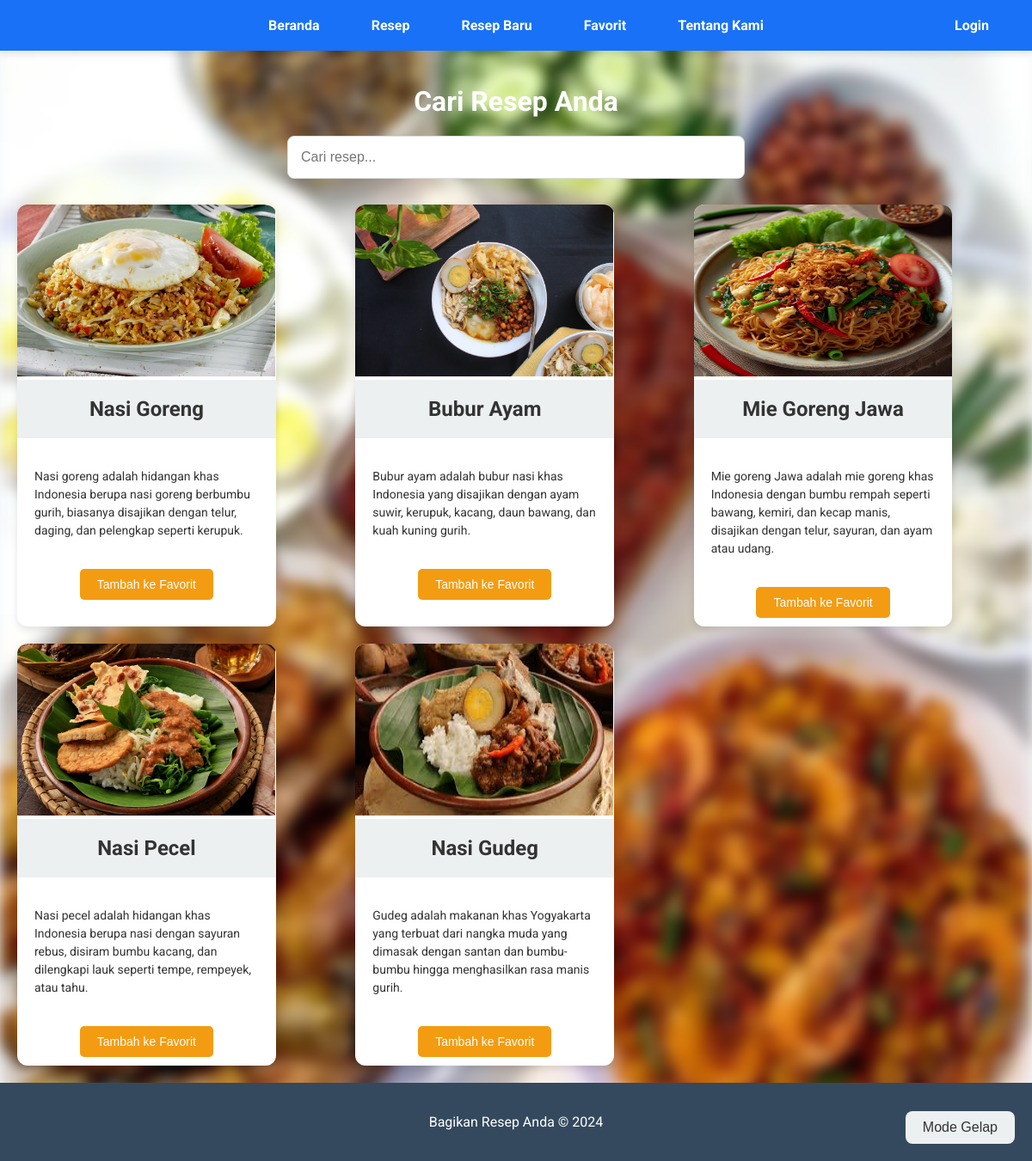
The app's page /resep.php with its own data.
### tables this page shows
CREATE TABLE `resep` (
  `id_resep` int(11) NOT NULL,
  `judul_resep` varchar(255) NOT NULL,
  `deskripsi_resep` varchar(255) NOT NULL,
  `bahan_resep` text NOT NULL,
  `cara_resep` text NOT NULL,
  `gambar_resep` varchar(255) NOT NULL
);

### resep.php (the view, shortened to what this page needs)
<?php
require 'config.php';
?>
<!DOCTYPE html>
<html lang="id">
<head>
</head>
<body>
    <div class="navbar">
        <a href="index.php">Beranda</a>
        <a href="resep.php">Resep</a>
        <a href="tambahkan resep.php">Resep Baru</a>
        <a href="favorit.php">Favorit</a>
        <a href="#">Tentang Kami</a>
        <?php
        if (isset($_SESSION['login'])) {
            echo '<a href="logout.php" class="login">Log Out</a>';
        } else {
            echo '<a href="login.php" class="login">Login</a>';
        }
        ?>
    </div>
    <div class="container">
        <h1>Cari Resep Anda</h1>
        <div class="search-bar">
            <input id="searchInput" type="text" placeholder="Cari resep...">
        </div>
        <div id="recipeList" class="recipe-list">
            <?php
            $sql = "SELECT * FROM resep";
            $result = mysqli_query($conn, $sql);
            if ($result -> num_rows > 0) {
                while ($row = $result -> fetch_assoc()) {
            ?>
            <div class="recipe-card">
                <img src="<?= $row['gambar_resep'] ?>" style="width:300px;height:200px" alt="Resep 1">
                <h3><a href="detail-resep.php?id_resep=<?= $row['id_resep'] ?>"><?= $row['judul_resep'] ?></a></h3>
                <p><?= $row['deskripsi_resep'] ?></p>
                <form method="post" action="">
                    <button type="submit" class="favorite-button">Tambah ke Favorit</button>
                </form>
            </div>
            <?php
                }
            }
            ?>
        </div>
    </div>
    <footer>
        <p>Bagikan Resep Anda &copy; 2024</p>
    </footer>
    <button class="dark-mode-toggle" onclick="toggleDarkMode()">Mode Gelap</button>
</body>
</html>

### resep.php (style rules this page uses)
body { font-family: 'Roboto', sans-serif; margin: 0; padding: 0; background-color: #f5f7fa; color: #333; transition: background-color 0.3s ease, color 0.3s ease; }
h1 { text-align: center; color:rgb(255, 255, 255); margin-top: 20px; }
.container { max-width: 1200px; margin: 0 auto; padding: 20px; }
.navbar { background: linear-gradient(135deg, rgb(24, 113, 247), rgb(24, 113, 247)); padding: 10px 20px; display: flex; justify-content: center; align-items: center; box-shadow: 0 4px 8px rgba(0, 0, 0, 0.1); }
.navbar a { color: white; text-decoration: none; margin: 0 15px; font-weight: bold; font-size: 16px; padding: 10px 15px; border-radius: 5px; transition: background-color 0.3s ease, color 0.3s ease; }
.navbar .login { position: absolute; right: 20px; top: 10px; }
.search-bar { display: flex; justify-content: center; margin-bottom: 30px; }
.search-bar input { width: 80%; max-width: 500px; padding: 15px; font-size: 16px; border: 1px solid #ddd; border-radius: 8px; }
.recipe-list { display: grid; grid-template-columns: repeat(auto-fit, minmax(280px, 1fr)); gap: 20px; }
.recipe-card { background: white; border-radius: 12px; box-shadow: 0 4px 8px rgba(0, 0, 0, 0.1); overflow: hidden; width: 18.8rem; transition: transform 0.3s ease, box-shadow 0.3s ease; }
.recipe-card img { width: 100%; height: auto; }
.recipe-card h3 { padding: 20px; font-size: 1.5em; margin: 0; background: #ecf0f1; text-align: center; transition: background-color 0.3s ease, color 0.3s ease; }
.recipe-card h3 a { text-decoration: none; color: inherit; }
.recipe-card p { padding: 20px; font-size: 14px; line-height: 1.5; transition: color 0.3s ease; }
.recipe-card .favorite-button { display: block; margin: 10px auto; padding: 10px 20px; font-size: 14px; background-color: #f39c12; color: white; border: none; border-radius: 5px; cursor: pointer; transition: background-color 0.3s ease; }
footer { background: #34495e; color: white; padding: 20px; text-align: center; }
.dark-mode-toggle { position: fixed; bottom: 20px; right: 20px; background: #ecf0f1; color: #333; border: none; padding: 10px 20px; font-size: 16px; border-radius: 8px; cursor: pointer; transition: background-color 0.3s ease, color 0.3s ease; }

### records on screen
resep: gambar_resep (picture), judul_resep "Nasi Goreng", deskripsi_resep "Nasi goreng adalah hidangan khas Indonesia berupa nasi goreng berbumbu gurih, biasanya disajikan dengan telur, daging, dan pelengkap seperti kerupuk."
resep: gambar_resep (picture), judul_resep "Bubur Ayam", deskripsi_resep "Bubur ayam adalah bubur nasi khas Indonesia yang disajikan dengan ayam suwir, kerupuk, kacang, daun bawang, dan kuah kuning gurih."
resep: gambar_resep (picture), judul_resep "Mie Goreng Jawa", deskripsi_resep "Mie goreng Jawa adalah mie goreng khas Indonesia dengan bumbu rempah seperti bawang, kemiri, dan kecap manis, disajikan dengan telur, sayuran, dan ayam atau udang."
resep: gambar_resep (picture), judul_resep "Nasi Pecel", deskripsi_resep "Nasi pecel adalah hidangan khas Indonesia berupa nasi dengan sayuran rebus, disiram bumbu kacang, dan dilengkapi lauk seperti tempe, rempeyek, atau tahu."
resep: gambar_resep (picture), judul_resep "Nasi Gudeg", deskripsi_resep "Gudeg adalah makanan khas Yogyakarta yang terbuat dari nangka muda yang dimasak dengan santan dan bumbu-bumbu hingga menghasilkan rasa manis gurih."
